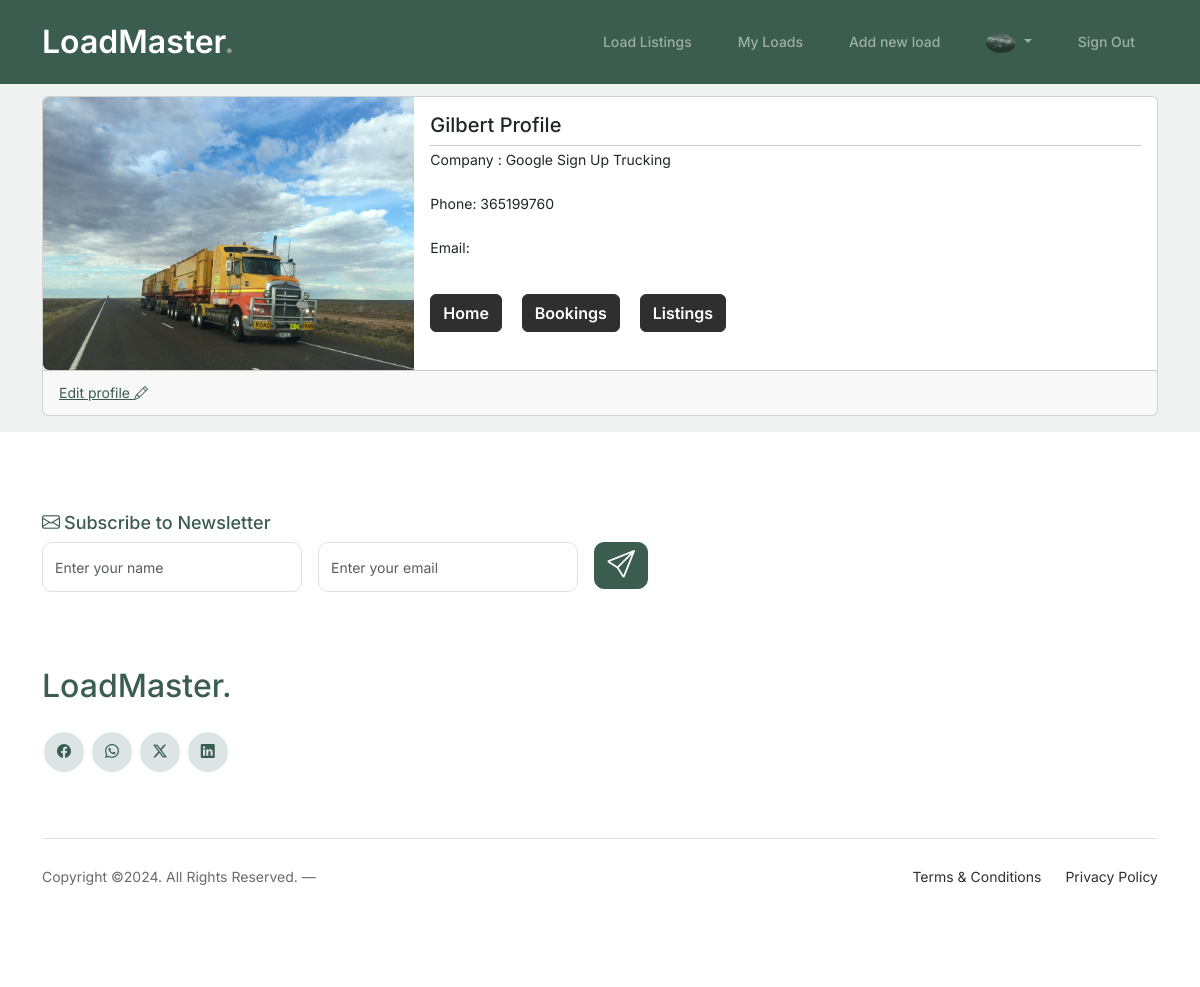
The page /profile/2 (signed in) on the database as committed earlier.
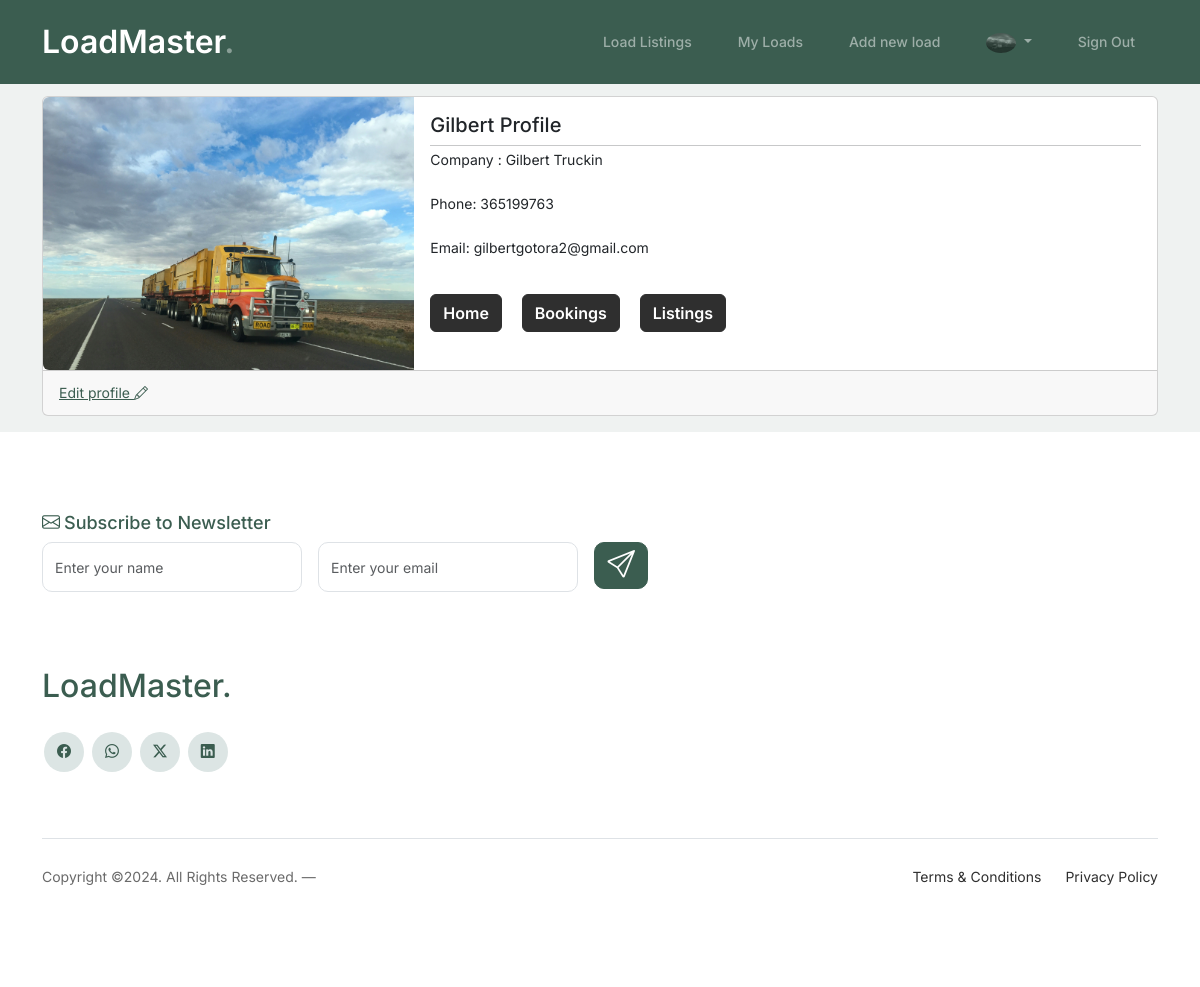
The same page on the database as committed later.
### main/models.py (models this page shows, shortened)
class Profile(models.Model):
    user = models.OneToOneField(User, on_delete=models.CASCADE, related_name='profile')
    organisation = models.CharField(max_length=50)
    phone_regex = RegexValidator(regex=r'^\+?1?\d{9,15}$', message="Phone number must be entered in the format: '+999999999'. Up to 15 digits allowed.")
    phone_number = models.CharField(validators=[phone_regex], max_length=17)
    email = models.EmailField(max_length=254)
    image = models.ImageField(default='profile_pics/default.png', upload_to='profile_pics')
    created = models.DateTimeField(auto_now_add=True)
    def __str__(self):
        return f'{self.user.username} Profile'

class User(AbstractUser):
    pass

### main/views.py (the view)
# urls.py: path('profile/<int:pk>', views.ProfileDetailView.as_view(), name='profile'),
class ProfileDetailView(LoginRequiredMixin, generic.DetailView):
    model = Profile
    template_name = "main/profile.html"

### main/templates/main/profile.html (shortened to what this page needs)
{% extends "account/base_entrance.html" %}
{% load i18n %}
{% load allauth account %}
{% block content %}
<div class="py-5"></div>
<div class="container">
    <div class="card mb-3">
        <div class="row g-0">
          <div class="col-md-4">
            <img
              src={{ object.image.url }}
              alt="profile image"
              class="img-fluid rounded-start"
            />
          </div>
          <div class="col-md-8">
            <div class="card-body">
              <h5 class="card-title">{{ object | title }}</h5>
              <hr class="m-0">
              {% if object.organisation %}
              <p class="card-text">
                Company :  {{ object.organisation }}
               </p>
              <p class="card-text">
                Phone:  {{ object.phone_number }}
               </p>
              <p class="card-text">
                Email:  {{ object.email }}
               </p>
               <a href="{% url 'main:home' %}" class="me-3 mt-3 btn">Home</a>
               <a href="{% url 'loads:bookings' object.user.username %}" class="me-3 mt-3 btn">Bookings</a>
               <a href="{% url 'loads:loads' %}" class="btn mt-3">Listings</a>
              {% else %}
                <p class="text-danger">
                    Your profile is incomplete <br>
                    add Company and Phone details
                </p>
            <a href="{% url 'main:profile_update' object.pk %}" class="text-primary fs-6">Complete my profile <i class="bi bi-pencil"></i></a>
              {% endif %}
            </div>
          </div>
        </div>
        <div class="card-footer">
           <a href="{% url 'main:profile_update' object.pk %}" class="text-primary">Edit profile <i class="bi bi-pencil"></i></a>
        </div>
      </div>
</div>
{% endblock content %}

Rows that differ between the two databases and show on the page:
changed Profile "Gilbert Profile": organisation "Google Sign Up Trucking" → "Gilbert Truckin"; phone_number "365199760" → "365199763"; email (not shown) → "gilbertgotora2@gmail.com"
